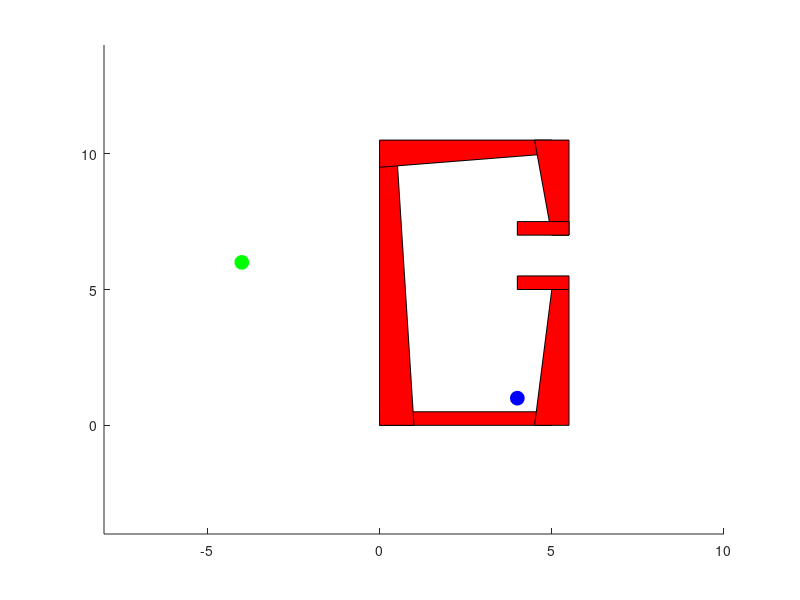

Reproduce this figure in MATLAB. (Note: this script raises an error after producing the figure.)
%% Code setup (Do not modify, but please read) %%%%%%%%%%%%%%%%%%%%%%%%%%%%%%%%%%%%%%%%%%%%%
% Obstacles. Each obstacle is a cell in Obs. An obstacle is
% represented as a convex hull of a number of points. These points are
% stored in the cells of Obs.
% First row is x, second is y (position of vertices)
w = 0.5;
Obs{1} = [0 0;5 0;5 w;0 w]';
Obs{2} = [0 0;2*w 0;w 10;0 10]';
Obs{3} = [0 10-w;5 10;5 10+w;0 10+w]';
Obs{4} = [5-w 0;5+w 0;5+w 5;5 5]';
Obs{5} = [5-w 10+w;5+w 10+w;5+w 7;5 7]';
Obs{6} = [4 5;5+w 5;5+w 5+w;4 5+w]';
Obs{7} = [4 7;5+w 7;5+w 7+w;4 7+w]';

% Bounds on world
world_bounds_x = [-8,10];
world_bounds_y = [-4,14];


% Draw obstacles
figure(1); clf; hold on;
axis([world_bounds_x world_bounds_y]);

for k = 1:size(Obs,2)
    patch(Obs{k}(1,:),Obs{k}(2,:),'r');
end

% Start and goal positions
xy_start = [4;1]; plot(xy_start(1),xy_start(2),'bo','MarkerFaceColor','b','MarkerSize',10);
xy_goal = [-4;6]; plot(xy_goal(1),xy_goal(2),'go','MarkerFaceColor','g','MarkerSize',10);

% Initialize RRT. The RRT will be represented as a 2 x N list of points. So
% each column represents a vertex of the tree.
rrt_verts = zeros(2,1000);
rrt_verts(:,1) = xy_start;
N = 1;
nearGoal = false; % This will be set to true if goal has been reached
minDistGoal = 0.25; % This is the convergence criterion. We will declare
                    % success when the tree reaches within 0.25 in distance
                    % from the goal. DO NOT MODIFY.

% Extension parameter
d = 0.5; % This controls how far the RRT extends in each step. DO NOT MODIFY.

%% %%%%%%%%%%%%%%%%%%%%%%%%%%%%%%%%%%%%%%%%%%%%%%%%%%%%%%%%%%%%%%%%%%%%%%%%%%%%%%%%%%%%%%%%%%%%

% RRT algorithm
while ~nearGoal
   % Sample point
    rnd = rand(1);
    % With probability 0.05, sample the goal. This promotes movement to the
    % goal.
    if rnd < 0.05
        xy = xy_goal;
    else
        %% FILL ME IN
        % Sample (uniformly) from space (with probability 0.95). The space is defined
        % with the bounds world_bounds_x and world_bounds_y defined above.
        % So, the x coordinate should be sampled in the interval
        % world_bounds_x and the y coordinate from world_bounds_y.
        xy = [world_bounds_x(1)+(world_bounds_x(2)-world_bounds_x(1))*rand(1);world_bounds_y(1)+(world_bounds_y(2)-world_bounds_y(1))*rand(1)]; % Should be a 2 x 1 vector
        %%%%%%%%%%%%%%%%%%%%%%%%%%%%%%%%%%%%%%%%%%%%%%%%%%%%%%%%%%%%%%%%%%%%%%%%%%%%%%%%%%%%%%%%
    end
    
    %% FILL ME IN %%%%%%%%%%%%%%%%%%%%%%%%%%%%%%%%%%%%%%%%%%%%%%%%%%%%%%%%%%%%%%%%%%%%%%
    % Check if sample is collision free
    collFree = isCollisionFree(Obs,xy); % Write this function. 
                                        % Your code from part (a) will be useful here.
    
    %%%%%%%%%%%%%%%%%%%%%%%%%%%%%%%%%%%%%%%%%%%%%%%%%%%%%%%%%%%%%%%%%%%%%%%%%%%%%%%%%%%%                                        
                                        
    % If it's not collision free, continue with loop
    if ~collFree
        continue;
    end
    
    %% FILL ME IN %%%%%%%%%%%%%%%%%%%%%%%%%%%%%%%%%%%%%%%%%%%%%%%%%%%%%%%%%%%%%%%%%%%%%%
    % If it is collision free, find closest point in existing tree. 
    % The points in the existing tree are rrt_verts(:,1:N)
    closest_vert = closestVertex(rrt_verts(:,1:N),xy); % Write this function
        
    % Extend tree towards xy from closest_vert. Use the extension parameter
    % d defined above as your step size. In other words, the Euclidean
    % distance between new_vert and closest_vert should be d (do not modify
    % d. It should be 0.5).
    new_vert = closest_vert+d*(xy-closest_vert)/norm(xy-closest_vert);
    
    % Check if new_vert is collision free
    collFree = isCollisionFree(Obs,new_vert); % Same function you wrote before.
    %%%%%%%%%%%%%%%%%%%%%%%%%%%%%%%%%%%%%%%%%%%%%%%%%%%%%%%%%%%%%%%%%%%%%%%%%%%%%%%%%%%%
    
    
    % If it is not collision free, continue with loop
     if ~collFree
        continue;
     end
     
    % Plot extension (Comment the next 3 lines out if you want your code to
    % run a bit quicker. The plotting is useful for debugging though.)
    figure(1)
    plot(new_vert(1),new_vert(2),'bo','MarkerFaceColor','b','MarkerSize',5);
    line([closest_vert(1),new_vert(1)],[closest_vert(2),new_vert(2)]);
     
    
    %% DO NOT MODIFY THIS %%%%%%%%%%%%%%%%%%%%%%%%%%%%%%%%%%%%%%%%%%%%%%%%%%%%%%%%%%%%%%%
    % If it is collision free, add it to tree    
    N = N+1;
    if N > size(rrt_verts,2)
        rrt_verts = [rrt_verts zeros(size(rrt_verts))];
    end
    rrt_verts(:,N) = new_vert;
    
    % Check if we have reached goal
    if norm(xy_goal-new_vert) < minDistGoal
        break;
    end
    
    %%%%%%%%%%%%%%%%%%%%%%%%%%%%%%%%%%%%%%%%%%%%%%%%%%%%%%%%%%%%%%%%%%%%%%%%%%%%%%%%%%%%%%
        
       
end

% Plot vertices in RRT
plot(rrt_verts(1,:),rrt_verts(2,:),'bo','MarkerFaceColor','b','MarkerSize',5);

%% Submit rrt_verts_grade for grading %%%%
format long
rrt_verts_grade = rrt_verts(:,1:N)'
clipboard('copy',rrt_verts_grade);
%%%%%%%%%%%%%%%%%%%%%%%%%%%%%%%